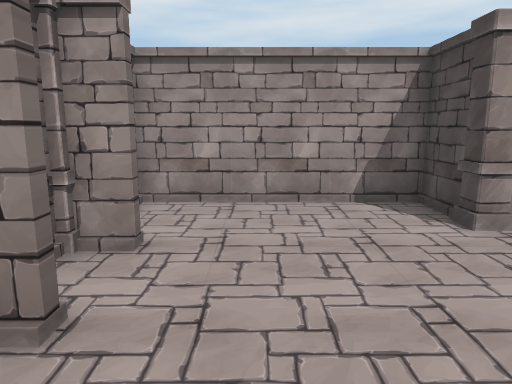
[1] (above)

17 first-person views from a walk through a 3-D level made in the Unity game engine. The camera is 1.5 m above the floor, tilts 10° down and sees 70° across. Doors are open. The floor is counted in squares, 1 m on a side. Each view is taken from the middle of a square. On the plan, view 1 faces up. The plan holds only what a view shows up to about 16 squares ahead; the rest is blank. The place goes on beyond the plan. Some animated figures are not drawn.

[2]
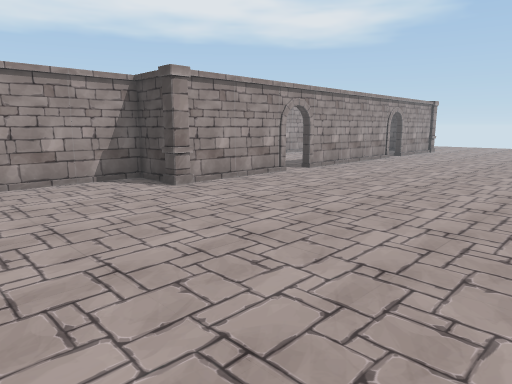

[3]
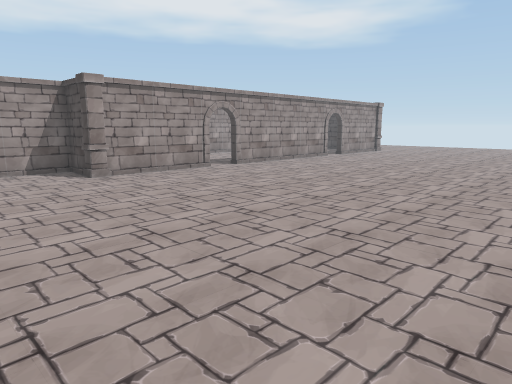

[4]
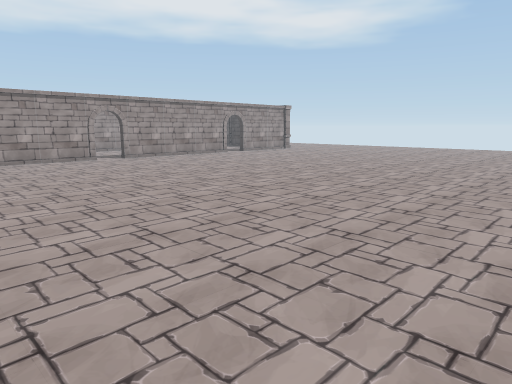

[5]
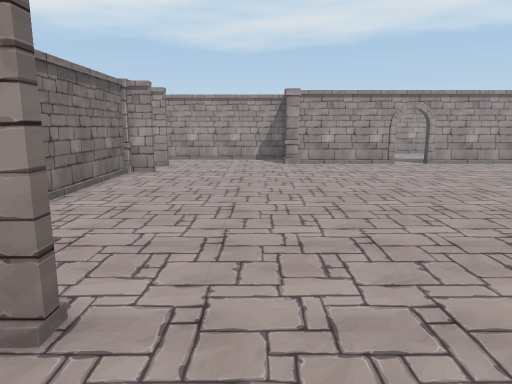

[6]
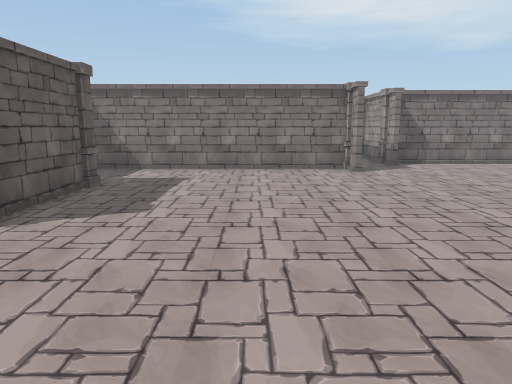

[7]
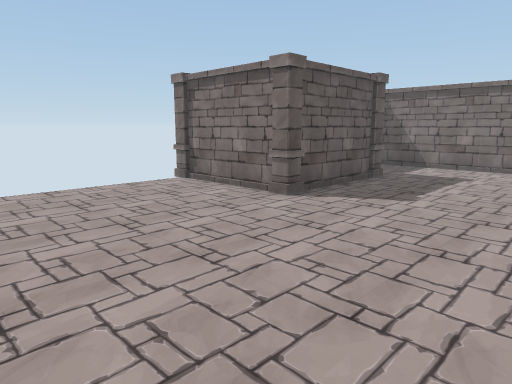

[8]
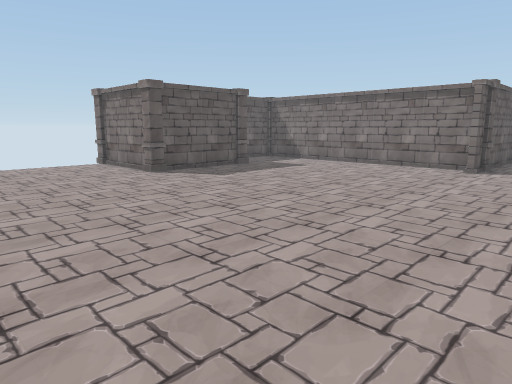

[9]
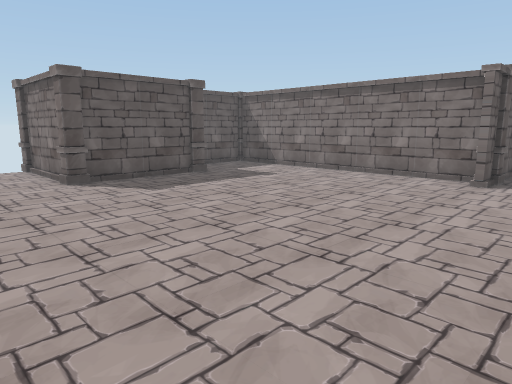

[10]
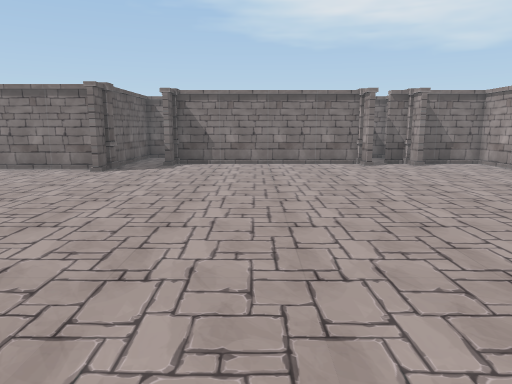

[11]
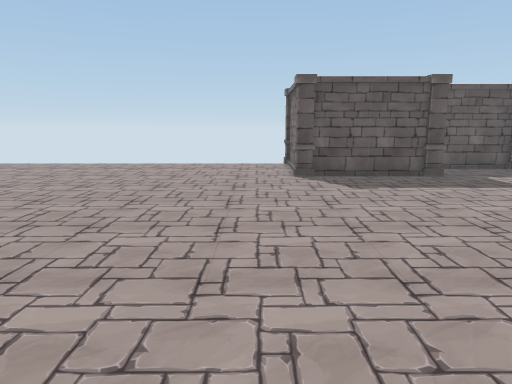

[12]
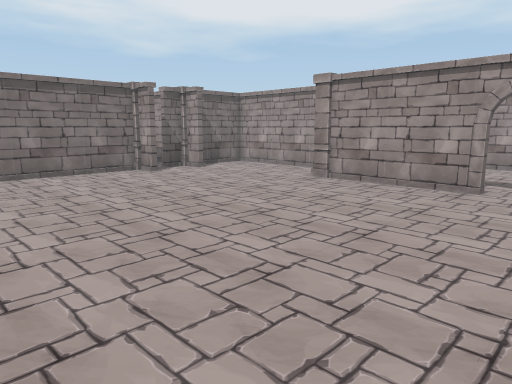

[13]
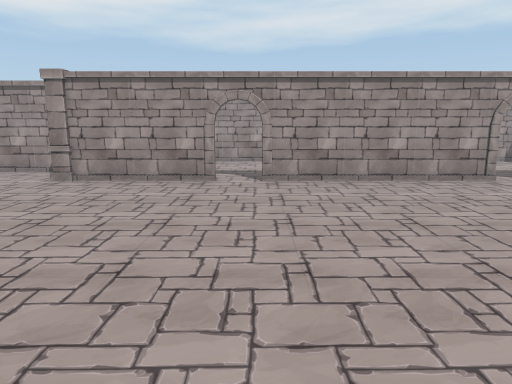

[14]
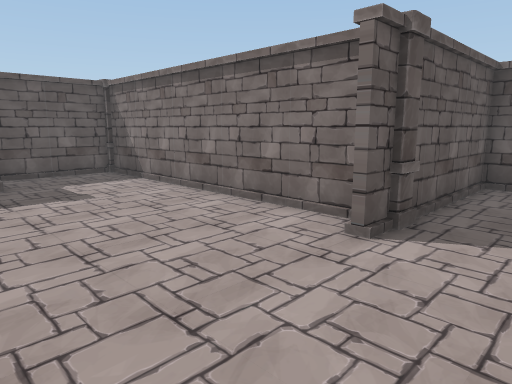

[15]
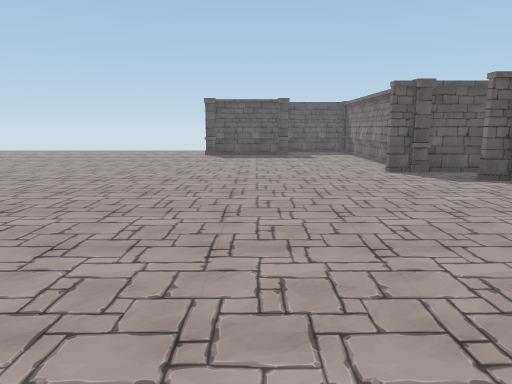

[16]
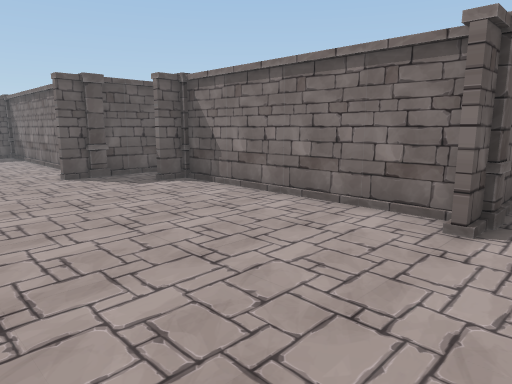

[17]
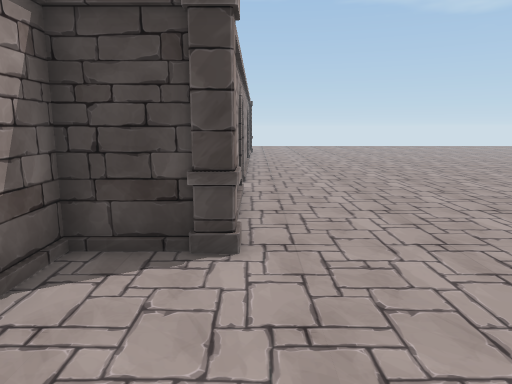

### Floor plan
Points are (right, up) in squares from view 1. A wall is a line through its corners. A room is listed if a view was taken in it or the views show most of it. See-through windows are left out.
Room 1 (views 1, 2, 3, 4, 5, 6, 7, 8, 9, 10, 11, 12, 13, 14, 15, 16, 17)
walls: (-0.4, -7.6) (-0.4, -17.4) (2.9, -17.4); (-1.5, -5.6) (-2.2, -5.6); (7.8, 5.4) (3.8, 5.4); (3.6, -15.4) (7.2, -15.4); (7.6, -15.8) (7.6, -19.2); (3.4, 5.8) (3.4, 7.4) (-2.4, 7.4) (-2.4, 5.4); (-2.4, 2.4) (-2.4, -5.4) (-1.5, -5.4); (-5, -7.4) (-0.1, -7.4); (14.5, 5.4) (9.2, 5.4)
ways out: open door at (-2.5, 8); open door at (8.5, 5.5)
objects: pillar (-3, -6); pillar (-3, 3) to (-2, 3); pillar (-3, 4) to (-2, 5); pillar (-1, -7) to (0, -7); pillar (3, -16) to (4, -15); pillar (3, 5) to (3, 6); pillar (7, -20) to (8, -20); pillar (7, -15) to (8, -15)

Where each view was taken, in squares from view 1:
view 1: 0 up, 0 right, facing up
view 2: 3 down, 2 left, facing up-right
view 3: 6 down, 1 left, facing up-right
view 4: 12 down, 1 right, facing up-right
view 5: 10 down, 2 right, facing up
view 6: 11 down, 13 right, facing left
view 7: 10 down, 14 right, facing down-left
view 8: 4 down, 14 right, facing down-left
view 9: 5 down, 11 right, facing down-left
view 10: 2 down, 13 right, facing left
view 11: 4 down, 9 right, facing down
view 12: 4 down, 10 right, facing up-left
view 13: 5 down, 9 right, facing up
view 14: 5 down, 5 right, facing down-left
view 15: 5 up, 5 right, facing down
view 16: 4 up, 4 right, facing down-left
view 17: 5 up, 1 left, facing right
